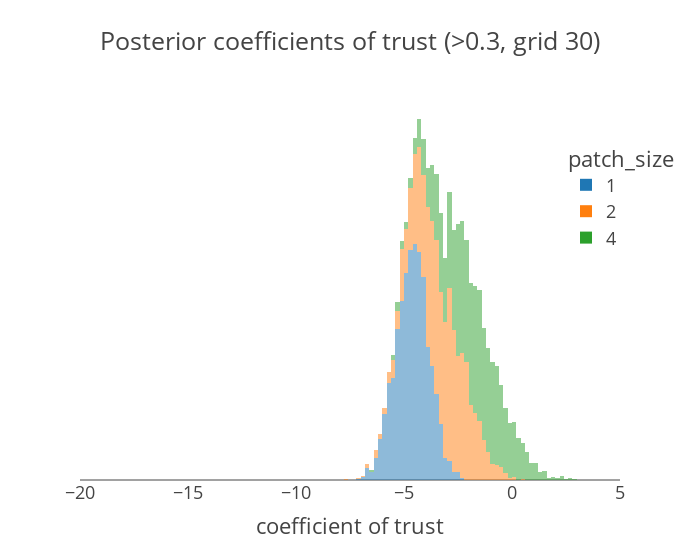

The cell this chart's notebook holds for it:
### Code cell
# x axes have a fixed range
# for meaningful comparison

plot_coefs(sample30h, ">0.3", 30)

### Figure 1 — Plotly figure (JSON) as saved in the notebook; plotly's stock layout.template omitted (floating-point values rounded to 4 significant figures; data arrays with more than 128 entries replaced by an {"elided": "..."} marker saying what was removed)
{"data": [{"alignmentgroup": "True", "bingroup": "x", "hovertemplate": "patch_size=1<br>coefficient of trust=%{x}<br>count=%{y}<extra></extra>", "legendgroup": "1", "marker": {"color": "#1F77B4", "opacity": 0.5, "pattern": {"shape": ""}}, "name": "1", "nbinsx": 90, "offsetgroup": "1", "orientation": "v", "showlegend": true, "type": "histogram", "x": {"elided": "2000 float values"}, "xaxis": "x", "yaxis": "y"}, {"alignmentgroup": "True", "bingroup": "x", "hovertemplate": "patch_size=2<br>coefficient of trust=%{x}<br>count=%{y}<extra></extra>", "legendgroup": "2", "marker": {"color": "#FF7F0E", "opacity": 0.5, "pattern": {"shape": ""}}, "name": "2", "nbinsx": 90, "offsetgroup": "2", "orientation": "v", "showlegend": true, "type": "histogram", "x": {"elided": "2000 float values"}, "xaxis": "x", "yaxis": "y"}, {"alignmentgroup": "True", "bingroup": "x", "hovertemplate": "patch_size=4<br>coefficient of trust=%{x}<br>count=%{y}<extra></extra>", "legendgroup": "4", "marker": {"color": "#2CA02C", "opacity": 0.5, "pattern": {"shape": ""}}, "name": "4", "nbinsx": 90, "offsetgroup": "4", "orientation": "v", "showlegend": true, "type": "histogram", "x": {"elided": "2000 float values"}, "xaxis": "x", "yaxis": "y"}], "layout": {"barmode": "relative", "legend": {"title": {"text": "patch_size"}, "tracegroupgap": 0, "x": 0.9, "xanchor": "left", "y": 0.9, "yanchor": "top"}, "title": {"text": "Posterior coefficients of trust (>0.3, grid 30)"}, "width": 700, "xaxis": {"anchor": "y", "domain": [0, 1], "range": [-20, 5], "title": {"text": "coefficient of trust"}}, "yaxis": {"anchor": "x", "domain": [0, 1], "showgrid": false, "showticklabels": false, "title": {"text": ""}}}}
